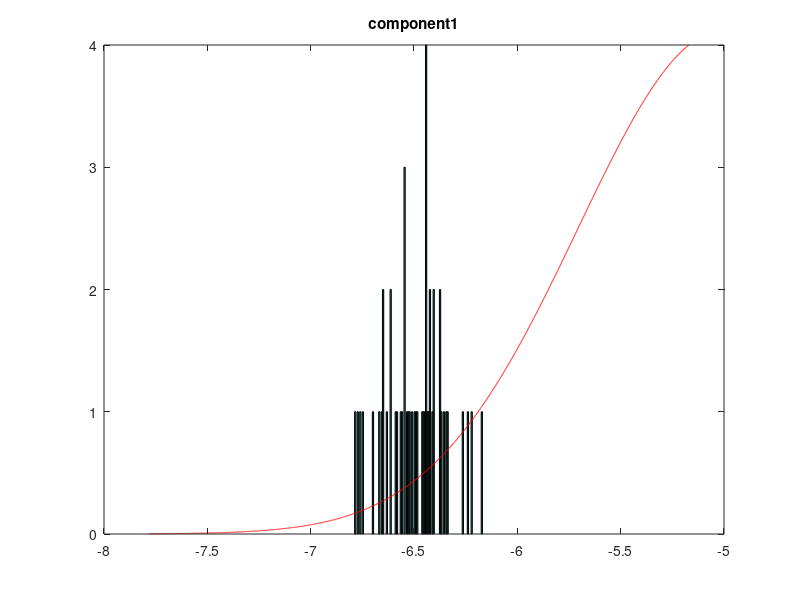
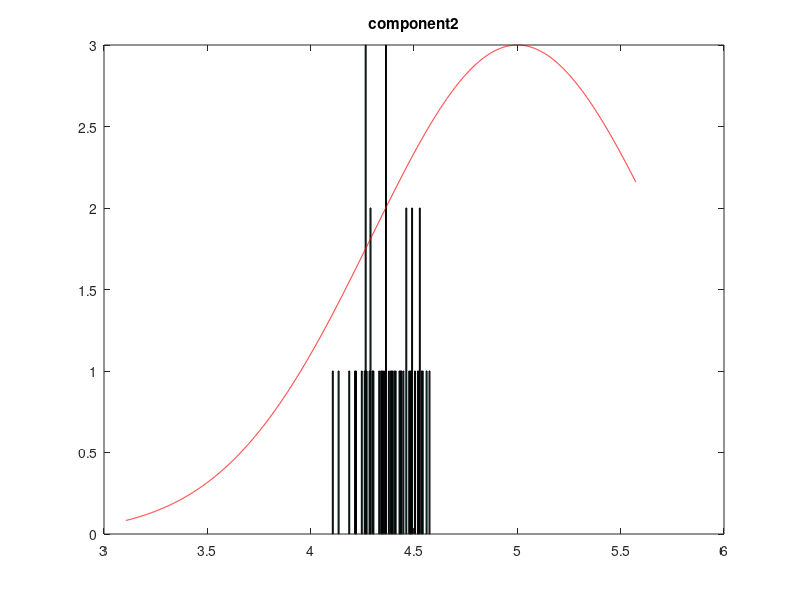

The MATLAB script that drew these images, in order:
% GENERATE DATA
totalComponents = 2;
muTrue = [-5 5];
mixtureWeights = [0.5 0.5];
tau = 10;
% Forward sample 100 observations
totalObservations = 100;
componentObserved = randsample(1:totalComponents,totalObservations,true,mixtureWeights);

X = zeros(1,totalObservations);
for i = 1:totalObservations
    component = componentObserved(i);
    muObs = muTrue(component);
    X(i) = normrnd(muObs,sqrt(tau));
end


%-------------------------------------
% SAMPLING + REJECTING
%-------------------------------------
% Sample using Metropolis-Hasting
%-------------------------------------

totalSamples = 100;

%initialize variables
Mu = zeros(totalComponents, totalSamples+1);
Mu(:,1) = [-3; 3]; %can be any random values
%likelihood of first Mu
Xrep = repmat(X,totalComponents,1);
logPX = sum(log(sum(bsxfun(@times,exp(-bsxfun(@minus,Xrep,Mu(:,1)).^2),mixtureWeights')))); %log to avoid underflow
logPPrior = sum(log(exp(-(Mu(:,1).^2)/(2*tau))));
logPPosteriorOld = logPX + logPPrior;

t=2;
while t <= totalSamples+1
    
    %sample from proposal distribution mu ~ Gaussian(mu^(t-1),10I)
    MuProposal = normrnd(Mu(:,t-1),sqrt(10),totalComponents,1);
    
    %compute data likelihood
    logPX = sum(log(sum(bsxfun(@times,exp(-bsxfun(@minus,Xrep,MuProposal).^2),mixtureWeights')))); %log to avoid underflow
    logPPrior = sum(log(exp(-(MuProposal.^2)/(2*tau))));
    logPPosteriorNew = logPX + logPPrior;
    
    %compute accpetance probability
    A = min([1, exp(logPPosteriorNew-logPPosteriorOld)]);
    
    %check if accepts
    if rand() <= A
       Mu(:,t) =  MuProposal;
       t = t + 1;
       logPPosteriorOld = logPPosteriorNew;
       disp(strcat('accepted:',num2str(t)));
    end
    
end


%-------------------------------------
% DISCARD INITIAL SAMPLES
%-------------------------------------
% Discard first samples as burn-in
%-------------------------------------

totalDiscarded = 50;

MuFinal = Mu(:,totalDiscarded+2:end);


%-------------------------------------
% RESULTS
%-------------------------------------
% Plot and analyze results
%-------------------------------------

for k=1:totalComponents
    
    %plot estimated curve for the k-th component
    figure(k);
    y = MuFinal(k,:);
    delta = (max(y)-min(y))/100;
    x = (min(y)-1):delta:(max(y)+1);
    [counts binValues] = hist(y,x);
    hist(y,x);
    title(strcat('component ',num2str(k)));
    
    %plot true distribution line on top
    deltaTrue = (max(y)-min(y))/1000;
    xTrue = (min(y)-1):deltaTrue:(max(y)+1);
    yTrue = exp(-(xTrue - muTrue(k)).^2);
    yTrue = yTrue * max(counts) / max(yTrue); %adjust curve to plotted histogram
    hold on;
    plot(xTrue,yTrue,'r');
end